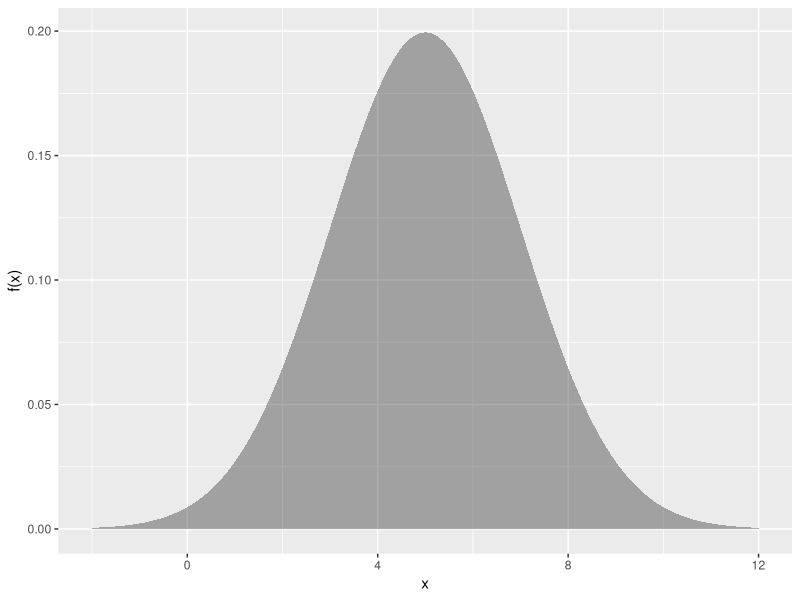
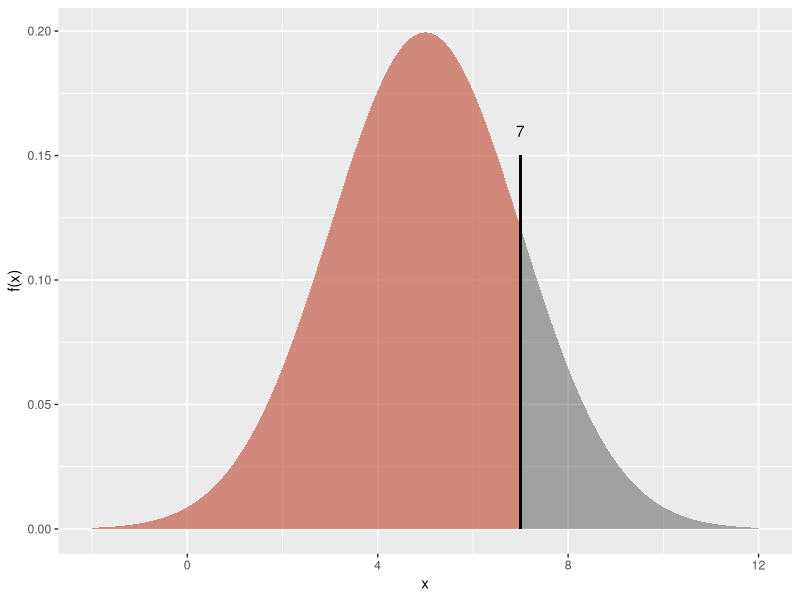
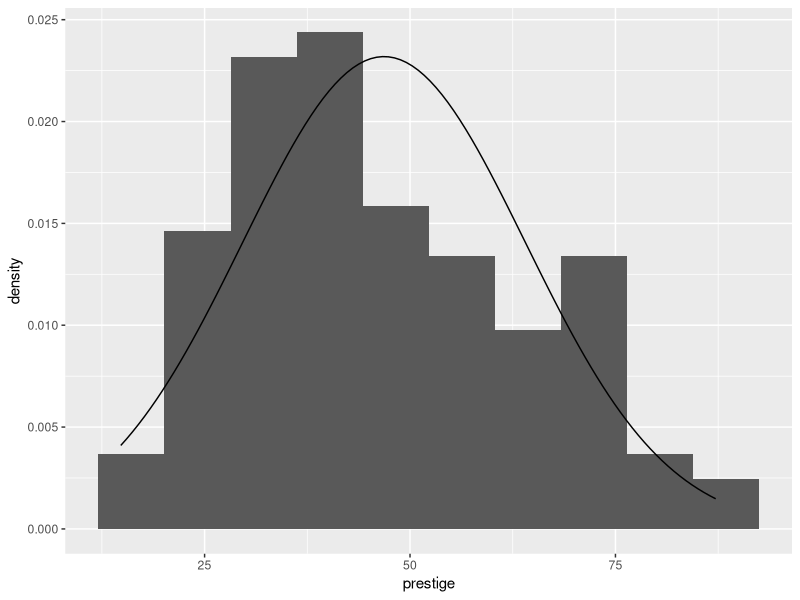
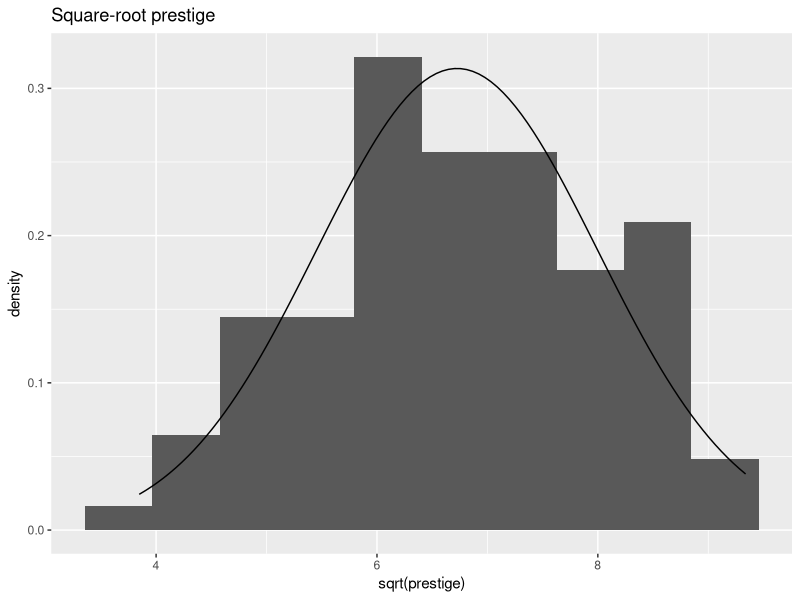
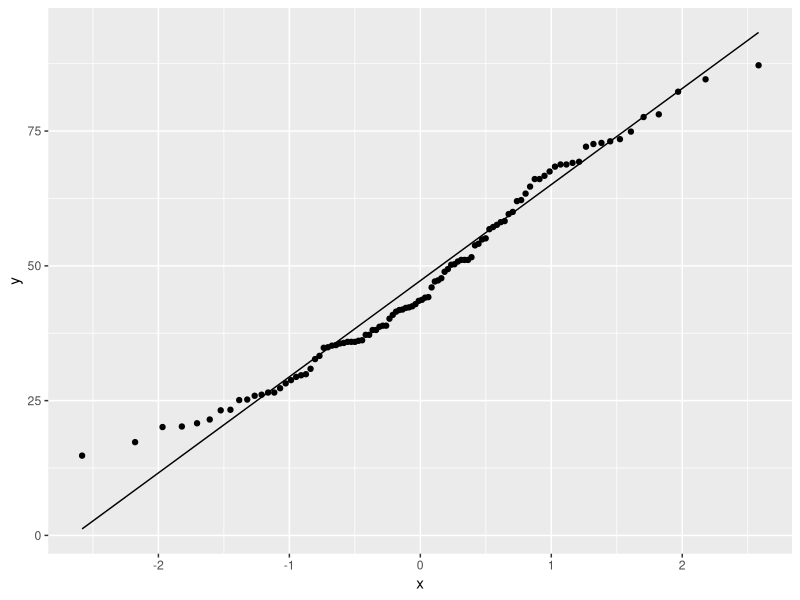
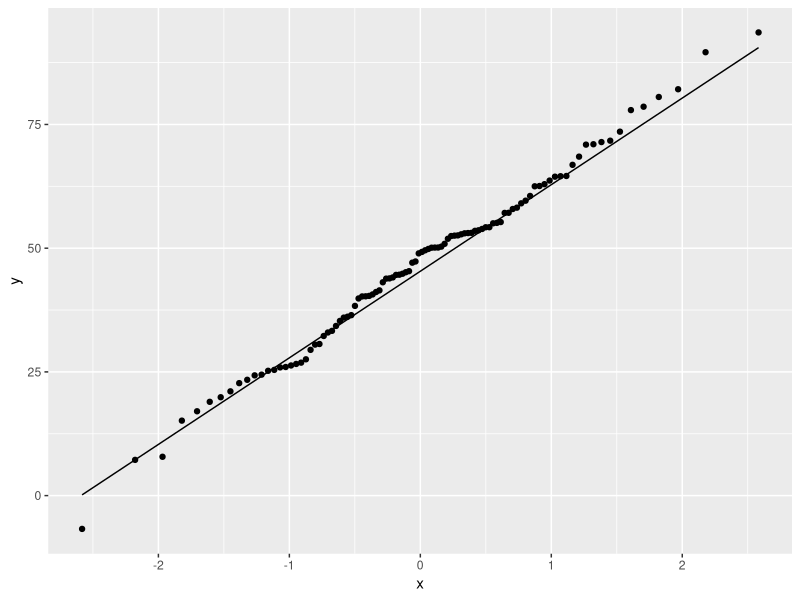
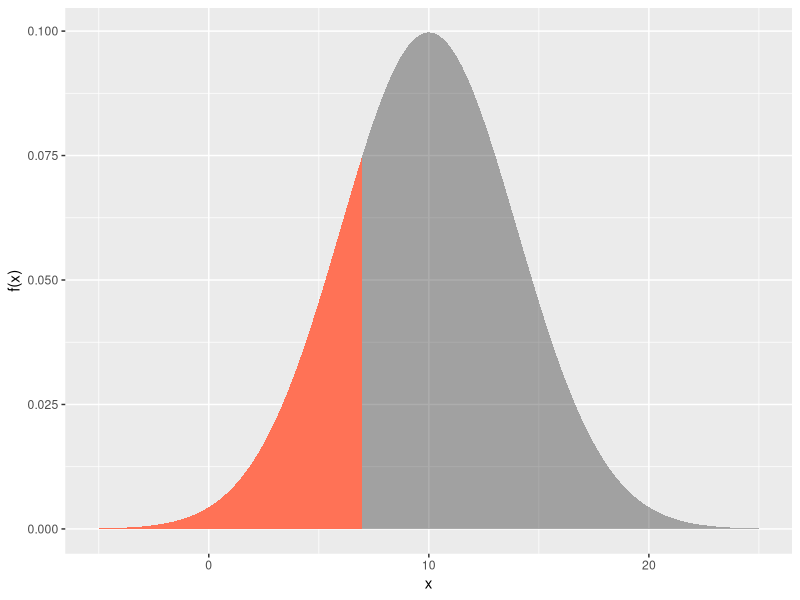
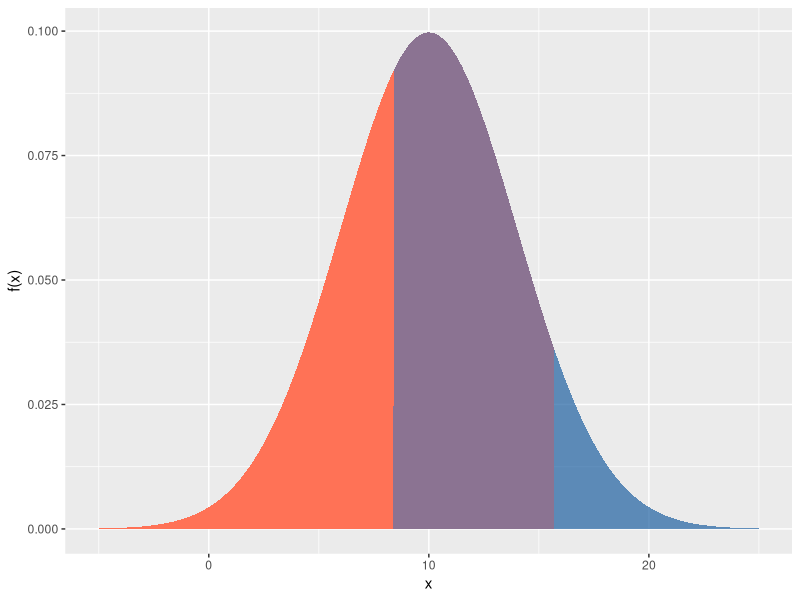

Write R code to recreate these figures, in order.
## ---- chunk 1
knitr::opts_chunk$set(echo = TRUE, 
                      results=FALSE, 
                      warning=FALSE, 
                      message=FALSE, 
                      comment=NA,
                      fig.align='center',
                      out.width='50%')
## ---- chunk 2
library(tidyverse)
## ---- chunk 3
dfs <- tibble(
  x=seq(-2, 12, length=500), 
  `f(x)` = dnorm(x, mean=5, sd=2)
  )

ps <- ggplot(dfs) + 
  aes(x = x, y = `f(x)`) + 
  geom_area(alpha = 0.4) 

ps
## ---- chunk 4
ps + 
  geom_area(
    data = dfs |> 
      filter(x < 7),
    fill="coral1", 
    alpha=.5
    ) +
  geom_segment(
    aes(x =7, 
        xend = 7,
        y = 0,
        yend = 0.15
        )
    ) + 
  annotate(
    "text",
    x = 7,
    y = 0.16,
    label = "7"
    ) 

## ---- chunk 5
pnorm(q = 7, mean = 5, sd = 2)
## ---- chunk 6
options(warn=-1) 
## ---- chunk 7
knitr::opts_chunk$set(warning=FALSE, message=FALSE, comment=NA)
## ---- chunk 8
pnorm(2.1, mean=0, sd=1) - pnorm(-1.8, mean=0, sd=1)
## ---- chunk 9
pnorm(2.1) - pnorm(-1.8)
## ---- chunk 10
library(tidyverse)
library(car)

Prestige |> 
  ggplot() + 
  aes(prestige) +
  geom_histogram(aes(y=after_stat(density)), bins=10) +
  stat_function(
    fun = dnorm,
    args = list(mean = mean(Prestige$prestige),
                sd = sd(Prestige$prestige) ), 
    geom = "line")

## ---- chunk 11
library(tidyverse)
library(car)

Prestige |> 
  ggplot() + 
  aes(sqrt(prestige)) +
  geom_histogram(aes(y=after_stat(density)), bins=10) +
  stat_function(
    fun = dnorm,
    args = list(mean = mean(sqrt(Prestige$prestige)),
                sd = sd(sqrt(Prestige$prestige)) ), 
    geom = "line") +
  ggtitle("Square-root prestige")

## ---- chunk 12
Prestige |> 
  ggplot() + 
  aes(sample=prestige) + 
  stat_qq() + 
  stat_qq_line()

## ---- chunk 13
set.seed(111)

data.frame(
  x = rnorm(
    n = nrow(Prestige),
    mean = mean(Prestige$prestige), 
    sd = sd(Prestige$prestige)
    )
  ) |> 
  ggplot() + 
  aes(sample = x) + 
  stat_qq() + 
  stat_qq_line()

## ---- chunk 14
shapiro.test(Prestige$prestige)
## ---- chunk 15
ks.test(Prestige$prestige, 
        "pnorm", 
        mean(Prestige$prestige), 
        sd(Prestige$prestige) )
## ---- chunk 16
shapiro.test(sqrt(Prestige$prestige))
## ---- chunk 17
pnorm(q=7, mean=10, sd=4)
## ---- chunk 18
dfs <- tibble(
  x=seq(-5, 25, length=500), 
  `f(x)` = dnorm(x, mean=10, sd=4)
  ) 

gp <- ggplot(dfs) + 
  aes(x = x, y = `f(x)`) + 
  geom_area(alpha = 0.4) 

gp + 
  geom_area(
    data = dfs |> 
      filter(x < 7),
    fill="coral1"
    ) 
## ---- chunk 19
gp + 
  geom_area(
    data = dfs |> 
      filter(x < 15.7),
    fill="coral1"
    ) +
  geom_area(
    data = dfs |> 
      filter(x > 8.4),
    fill="dodgerblue3",
    alpha = 0.5
    ) 
## ---- chunk 20
pnorm(15.7, 10, 4) - (1 - pnorm(8.4, 10, 4))
# or 
pnorm(15.7, 10, 4) - pnorm(8.4, 10, 4, lower.tail= FALSE)

## ---- chunk 21
1 - pnorm(17, 10, 4)

# or pnorm(17, 10, 4, lower.tail = F)
## ---- chunk 22
gp + 
  geom_area(
    data = dfs |> 
      filter(x > 17),
    fill="coral1"
    )
## ---- chunk 23
qnorm(p = 0.2, 10, 4)
## ---- chunk 24
gp + 
  geom_area(
    data = dfs |> 
      filter(x < qnorm(p = 0.2, 10, 4)),
    fill="coral1"
    ) +
  geom_segment(
    aes(x = qnorm(p = 0.2, 10, 4), 
        xend = qnorm(p = 0.2, 10, 4),
        y = 0,
        yend = qnorm(p = 0.2, 10, 4) |> dnorm(10, 4)
        )
    ) + 
  annotate(
    "text",
    x = qnorm(p = 0.2, 10, 4),
    y = qnorm(p = 0.2, 10, 4) |> dnorm(10, 4) + .008,
    label = qnorm(p = 0.2, 10, 4) |> round(2)
    ) 
